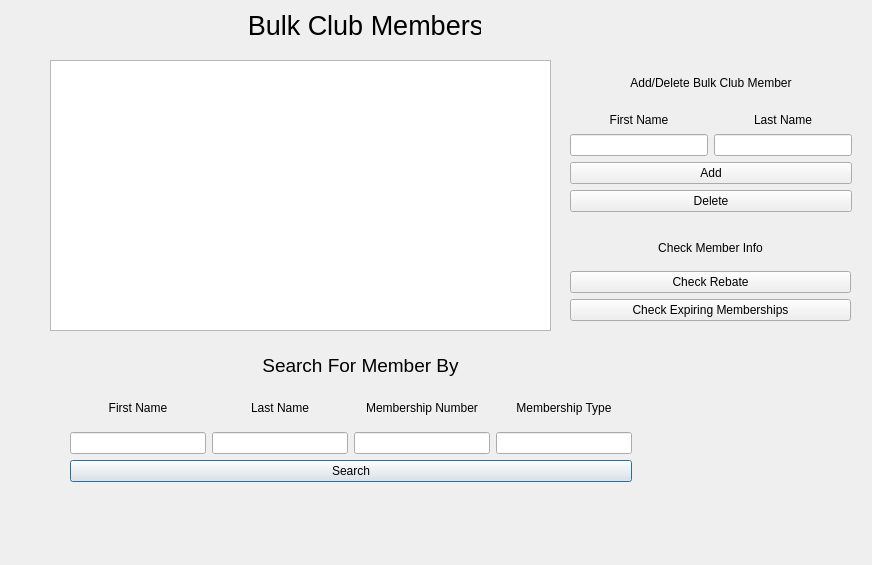
<?xml version="1.0" encoding="UTF-8"?>
<ui version="4.0">
 <class>memberinfo</class>
 <widget class="QDialog" name="memberinfo">
  <property name="geometry">
   <rect>
    <x>0</x>
    <y>0</y>
    <width>872</width>
    <height>565</height>
   </rect>
  </property>
  <property name="windowTitle">
   <string>Dialog</string>
  </property>
  <widget class="QLabel" name="label">
   <property name="geometry">
    <rect>
     <x>250</x>
     <y>10</y>
     <width>231</width>
     <height>31</height>
    </rect>
   </property>
   <property name="font">
    <font>
     <pointsize>20</pointsize>
    </font>
   </property>
   <property name="text">
    <string>Bulk Club Members</string>
   </property>
   <property name="alignment">
    <set>Qt::AlignCenter</set>
   </property>
  </widget>
  <widget class="QLabel" name="label_2">
   <property name="geometry">
    <rect>
     <x>250</x>
     <y>350</y>
     <width>221</width>
     <height>31</height>
    </rect>
   </property>
   <property name="font">
    <font>
     <pointsize>14</pointsize>
    </font>
   </property>
   <property name="text">
    <string>Search For Member By</string>
   </property>
   <property name="alignment">
    <set>Qt::AlignCenter</set>
   </property>
  </widget>
  <widget class="QWidget" name="layoutWidget">
   <property name="geometry">
    <rect>
     <x>70</x>
     <y>390</y>
     <width>562</width>
     <height>92</height>
    </rect>
   </property>
   <layout class="QVBoxLayout" name="verticalLayout_5">
    <item>
     <layout class="QHBoxLayout" name="horizontalLayout">
      <item>
       <layout class="QVBoxLayout" name="verticalLayout">
        <item>
         <widget class="QLabel" name="label_3">
          <property name="text">
           <string>First Name</string>
          </property>
          <property name="alignment">
           <set>Qt::AlignCenter</set>
          </property>
         </widget>
        </item>
        <item>
         <widget class="QLineEdit" name="lineEdit"/>
        </item>
       </layout>
      </item>
      <item>
       <layout class="QVBoxLayout" name="verticalLayout_2">
        <item>
         <widget class="QLabel" name="label_4">
          <property name="text">
           <string>Last Name</string>
          </property>
          <property name="alignment">
           <set>Qt::AlignCenter</set>
          </property>
         </widget>
        </item>
        <item>
         <widget class="QLineEdit" name="lineEdit_2"/>
        </item>
       </layout>
      </item>
      <item>
       <layout class="QVBoxLayout" name="verticalLayout_3">
        <item>
         <widget class="QLabel" name="label_5">
          <property name="text">
           <string>Membership Number</string>
          </property>
          <property name="alignment">
           <set>Qt::AlignCenter</set>
          </property>
         </widget>
        </item>
        <item>
         <widget class="QLineEdit" name="lineEdit_3"/>
        </item>
       </layout>
      </item>
      <item>
       <layout class="QVBoxLayout" name="verticalLayout_4">
        <item>
         <widget class="QLabel" name="label_6">
          <property name="text">
           <string>Membership Type</string>
          </property>
          <property name="alignment">
           <set>Qt::AlignCenter</set>
          </property>
         </widget>
        </item>
        <item>
         <widget class="QLineEdit" name="lineEdit_4"/>
        </item>
       </layout>
      </item>
     </layout>
    </item>
    <item>
     <widget class="QPushButton" name="pushButton">
      <property name="text">
       <string>Search</string>
      </property>
     </widget>
    </item>
   </layout>
  </widget>
  <widget class="QWidget" name="layoutWidget">
   <property name="geometry">
    <rect>
     <x>570</x>
     <y>230</y>
     <width>281</width>
     <height>91</height>
    </rect>
   </property>
   <layout class="QVBoxLayout" name="verticalLayout_6">
    <item>
     <widget class="QLabel" name="label_8">
      <property name="text">
       <string>Check Member Info</string>
      </property>
      <property name="alignment">
       <set>Qt::AlignCenter</set>
      </property>
     </widget>
    </item>
    <item>
     <widget class="QPushButton" name="pushButton_3">
      <property name="text">
       <string>Check Rebate</string>
      </property>
     </widget>
    </item>
    <item>
     <widget class="QPushButton" name="pushButton_2">
      <property name="text">
       <string>Check Expiring Memberships</string>
      </property>
     </widget>
    </item>
   </layout>
  </widget>
  <widget class="QWidget" name="layoutWidget">
   <property name="geometry">
    <rect>
     <x>570</x>
     <y>60</y>
     <width>282</width>
     <height>152</height>
    </rect>
   </property>
   <layout class="QVBoxLayout" name="verticalLayout_10">
    <item>
     <layout class="QVBoxLayout" name="verticalLayout_9">
      <item>
       <widget class="QLabel" name="label_7">
        <property name="text">
         <string>Add/Delete Bulk Club Member</string>
        </property>
        <property name="alignment">
         <set>Qt::AlignCenter</set>
        </property>
       </widget>
      </item>
      <item>
       <layout class="QHBoxLayout" name="horizontalLayout_2">
        <item>
         <layout class="QVBoxLayout" name="verticalLayout_7">
          <item>
           <widget class="QLabel" name="label_9">
            <property name="text">
             <string>First Name</string>
            </property>
            <property name="alignment">
             <set>Qt::AlignCenter</set>
            </property>
           </widget>
          </item>
          <item>
           <widget class="QLineEdit" name="lineEdit_5"/>
          </item>
         </layout>
        </item>
        <item>
         <layout class="QVBoxLayout" name="verticalLayout_8">
          <item>
           <widget class="QLabel" name="label_10">
            <property name="text">
             <string>Last Name</string>
            </property>
            <property name="alignment">
             <set>Qt::AlignCenter</set>
            </property>
           </widget>
          </item>
          <item>
           <widget class="QLineEdit" name="lineEdit_6"/>
          </item>
         </layout>
        </item>
       </layout>
      </item>
     </layout>
    </item>
    <item>
     <widget class="QPushButton" name="pushButton_4">
      <property name="text">
       <string>Add</string>
      </property>
     </widget>
    </item>
    <item>
     <widget class="QPushButton" name="pushButton_5">
      <property name="text">
       <string>Delete</string>
      </property>
     </widget>
    </item>
   </layout>
  </widget>
  <widget class="QTableView" name="tableView">
   <property name="geometry">
    <rect>
     <x>50</x>
     <y>60</y>
     <width>501</width>
     <height>271</height>
    </rect>
   </property>
  </widget>
 </widget>
 <resources/>
 <connections/>
</ui>
